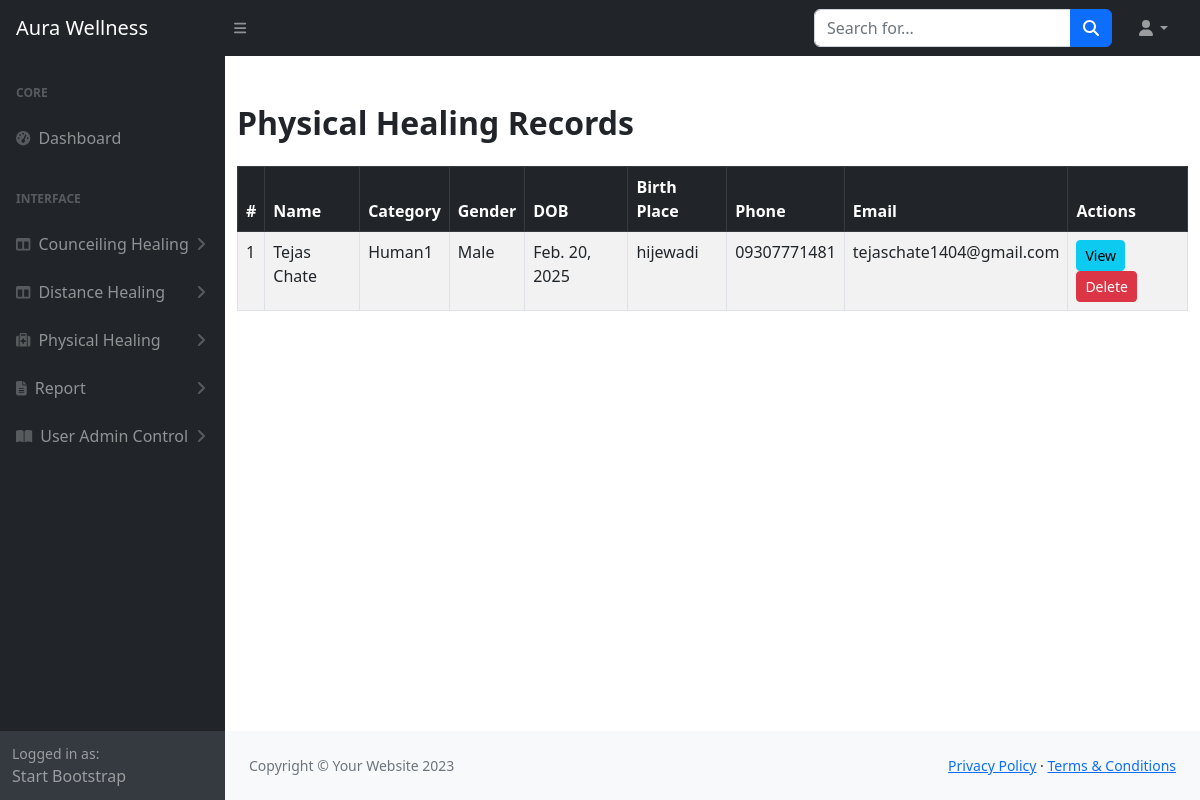
Page /adminUser/physical-healing/view/ on the earlier database version.
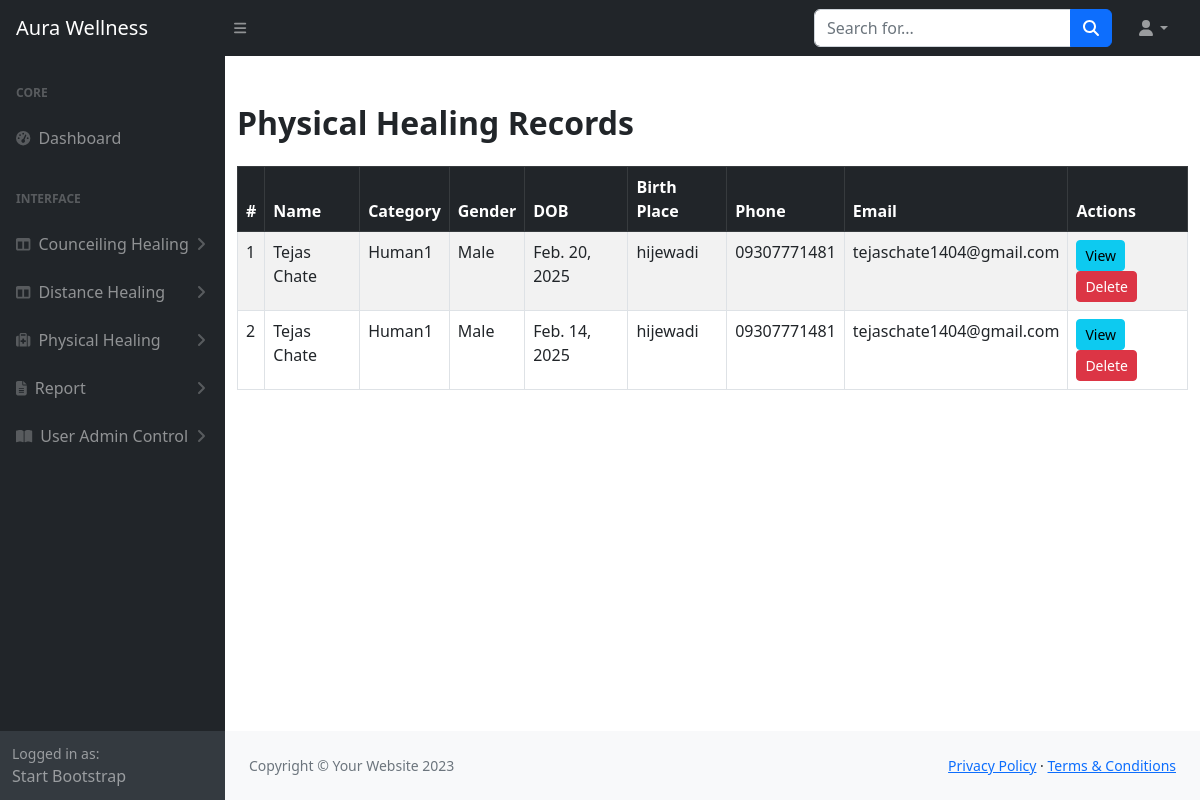
Same page on the later database version.
### adminUser/models/physicalCounseling.py (models this page shows, shortened)
class CounsellingPhysical(models.Model):
    category = models.ForeignKey(CategoryPhysical, on_delete=models.CASCADE)
    first_name = models.CharField(max_length=100)
    surname = models.CharField(max_length=100)
    given_name = models.CharField(max_length=100)
    gender = models.CharField(max_length=10, choices=[('Female', 'Female'), ('Male', 'Male'), ('Other', 'Other')])
    born_date = models.DateField()
    born_place = models.CharField(max_length=255)
    born_country = models.CharField(max_length=255)
    gmail_addresses = models.ManyToManyField(GmailPhysical, blank=True)
    phone_numbers = models.ManyToManyField(PhonePhysical, blank=True)
    images = models.ManyToManyField(ImagePhysical, blank=True)
    document = models.FileField(upload_to='documents/', null=True, blank=True)
    position = models.CharField(max_length=255)
    organization = models.CharField(max_length=255)
    division = models.CharField(max_length=255)
    street = models.CharField(max_length=255)
    house_number = models.CharField(max_length=50)
    zip_code = models.CharField(max_length=10)
    state = models.CharField(max_length=100)
    country = models.CharField(max_length=100)

class CategoryPhysical(models.Model):
    category = models.CharField(max_length=255)
    description = models.TextField()

class PhonePhysical(models.Model):
    phone_number = models.CharField(max_length=15, unique=True)

class GmailPhysical(models.Model):
    email = models.EmailField(unique=True)

### adminUser/views/physicalHealing.py (the view)
# urls.py: path('physical-healing/view/', views.viewPhysicalHealing, name='viewPhysicalHealing'),
def viewPhysicalHealing(request):
    physical_healing_records = CounsellingPhysical.objects.all()
    return render(request, 'admin/physical_healing/view-counseling.html', {'physical_healing_records': physical_healing_records})

### templates/admin/physical_healing/view-counseling.html
{% extends 'admin/baseAdmin.html' %}
{% block content %}
<div class="container mt-5">
    <h2 class="mb-4 fw-bold">Physical Healing Records</h2>
    <table class="table table-striped table-bordered">
        <thead class="table-dark">
            <tr>
                <th>#</th>
                <th>Name</th>
                <th>Category</th>
                <th>Gender</th>
                <th>DOB</th>
                <th>Birth Place</th>
                <th>Phone</th>
                <th>Email</th>
                <th>Actions</th>
            </tr>
        </thead>
        <tbody>
            {% for record in physical_healing_records %}
            <tr>
                <td>{{ forloop.counter }}</td>
                <td>{{ record.first_name }} {{ record.surname }}</td>
                <td>{{ record.category.category }}</td>
                <td>{{ record.gender }}</td>
                <td>{{ record.born_date }}</td>
                <td>{{ record.born_place }}</td>
                <td>
                    {% for phone in record.phone_numbers.all %}
                        {{ phone.phone_number }}<br>
                    {% endfor %}
                </td>
                <td>
                    {% for email in record.gmail_addresses.all %}
                        {{ email.email }}<br>
                    {% endfor %}
                </td>
                <td>
                    <a href="{% url 'viewPhysicalHealingDetails' record.id %}" class="btn btn-info btn-sm">View</a>
                    <a href="{% url 'deletePhysicalHealing' record.id %}" class="btn btn-danger btn-sm" onclick="return confirm('Are you sure?')">Delete</a>
                </td>
            </tr>
            {% empty %}
            <tr>
                <td colspan="9" class="text-center">No records found</td>
            </tr>
            {% endfor %}
        </tbody>
    </table>
</div>
{% endblock %}

### templates/admin/baseAdmin.html (shortened to what this page needs)
<!DOCTYPE html>
<html lang="en">
    <head>
        {% load static %}
        <link href="https://cdn.jsdelivr.net/npm/simple-datatables@7.1.2/dist/style.min.css" rel="stylesheet" />
        <link href="{% static 'css/styles.css' %}" rel="stylesheet" />
    </head>
    <body class="sb-nav-fixed">
        <nav class="sb-topnav navbar navbar-expand navbar-dark bg-dark">
            <a class="navbar-brand ps-3" href="">Aura Wellness</a>
            <button class="btn btn-link btn-sm order-1 order-lg-0 me-4 me-lg-0" id="sidebarToggle" href="#!"><i class="fas fa-bars"></i></button>
            <form class="d-none d-md-inline-block form-inline ms-auto me-0 me-md-3 my-2 my-md-0">
                <div class="input-group">
                    <input class="form-control" type="text" placeholder="Search for..." aria-label="Search for..." aria-describedby="btnNavbarSearch" />
                    <button class="btn btn-primary" id="btnNavbarSearch" type="button"><i class="fas fa-search"></i></button>
                </div>
            </form>
            <ul class="navbar-nav ms-auto ms-md-0 me-3 me-lg-4">
                <li class="nav-item dropdown">
                    <a class="nav-link dropdown-toggle" id="navbarDropdown" href="#" role="button" data-bs-toggle="dropdown" aria-expanded="false"><i class="fas fa-user fa-fw"></i></a>
                </li>
            </ul>
        </nav>
        <div id="layoutSidenav">
            <div id="layoutSidenav_nav">
            <nav class="sb-sidenav accordion sb-sidenav-dark" id="sidenavAccordion">
                <div class="sb-sidenav-menu">
                    <div class="nav">
                        <div class="sb-sidenav-menu-heading">Core</div>
                        <a class="nav-link" href="{% url 'indexAdmin' %}">
                            <div class="sb-nav-link-icon"><i class="fas fa-tachometer-alt"></i></div>
                            Dashboard
                        </a>
                        <div class="sb-sidenav-menu-heading">Interface</div>
                        <a class="nav-link collapsed" href="#" data-bs-toggle="collapse" data-bs-target="#collapseLayouts" aria-expanded="false" aria-controls="collapseLayouts">
                            <div class="sb-nav-link-icon"><i class="fas fa-columns"></i></div>
                            Counceiling Healing
                            <div class="sb-sidenav-collapse-arrow"><i class="fas fa-angle-down"></i></div>
                        </a>
                    <a class="nav-link collapsed" href="#" data-bs-toggle="collapse" data-bs-target="#collapseDistanceHealing" aria-expanded="false" aria-controls="collapseDistanceHealing">
                        <div class="sb-nav-link-icon"><i class="fas fa-columns"></i></div>
                        Distance Healing
                        <div class="sb-sidenav-collapse-arrow"><i class="fas fa-angle-down"></i></div>
                    </a>
                        <a class="nav-link collapsed" href="#" data-bs-toggle="collapse" data-bs-target="#collapsePhysicalHealing" aria-expanded="false" aria-controls="collapsePhysicalHealing">
                            <div class="sb-nav-link-icon"><i class="fas fa-medkit"></i></div>
                            Physical Healing
                            <div class="sb-sidenav-collapse-arrow"><i class="fas fa-angle-down"></i></div>
                        </a>
                        <a class="nav-link collapsed" href="#" data-bs-toggle="collapse" data-bs-target="#collapseReport" aria-expanded="false" aria-controls="collapseReport">
                            <div class="sb-nav-link-icon"><i class="fas fa-file-alt"></i></div>
                            Report
                            <div class="sb-sidenav-collapse-arrow"><i class="fas fa-angle-down"></i></div>
                        </a>
                        <a class="nav-link collapsed" href="#" data-bs-toggle="collapse" data-bs-target="#collapsePages" aria-expanded="false" aria-controls="collapsePages">
                            <div class="sb-nav-link-icon"><i class="fas fa-book-open"></i></div>
                            User Admin Control
                            <div class="sb-sidenav-collapse-arrow"><i class="fas fa-angle-down"></i></div>
                        </a>
                    </div>
                </div>
                <div class="sb-sidenav-footer">
                    <div class="small">Logged in as:</div>
                    Start Bootstrap
                </div>
            </nav>
        </div>
            <div id="layoutSidenav_content">
                <main>
                    {% block content %}
                    {% endblock %}
                </main>
                <footer class="py-4 bg-light mt-auto">
                    <div class="container-fluid px-4">
                        <div class="d-flex align-items-center justify-content-between small">
                            <div class="text-muted">Copyright &copy; Your Website 2023</div>
                            <div>
                                <a href="#">Privacy Policy</a>
                                &middot;
                                <a href="#">Terms &amp; Conditions</a>
                            </div>
                        </div>
                    </div>
                </footer>
            </div>
        </div>
    </body>
</html>

Differences in the rows shown:
added CounsellingPhysical: first_name "Tejas", surname "Chate", category.category "Human1", gender "Male", born_date "Feb. 14, 2025", born_place "hijewadi", PhonePhysical (phone_number "09307771481"), GmailPhysical (email "tejaschate1404@gmail.com")
